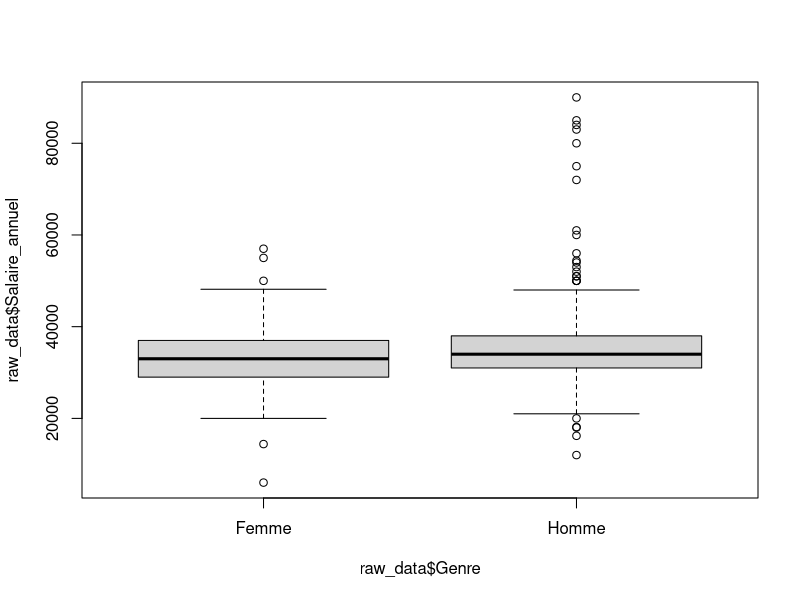
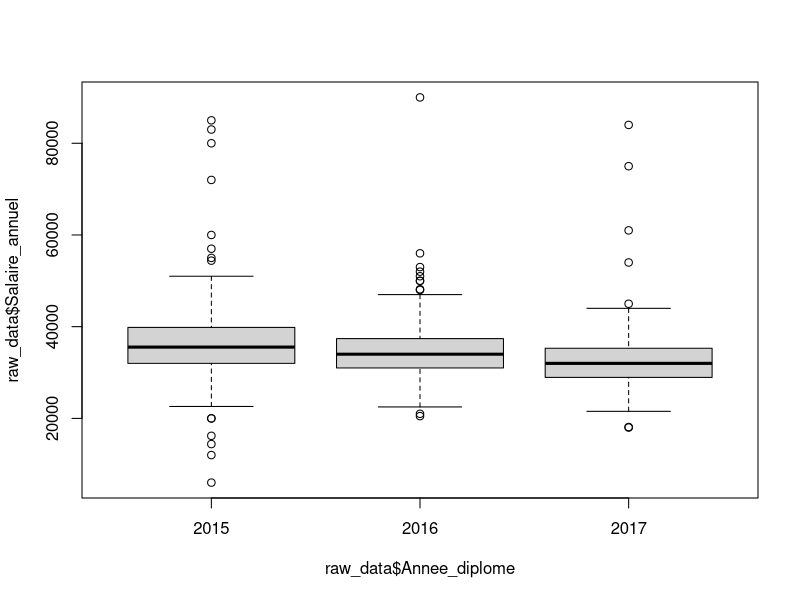
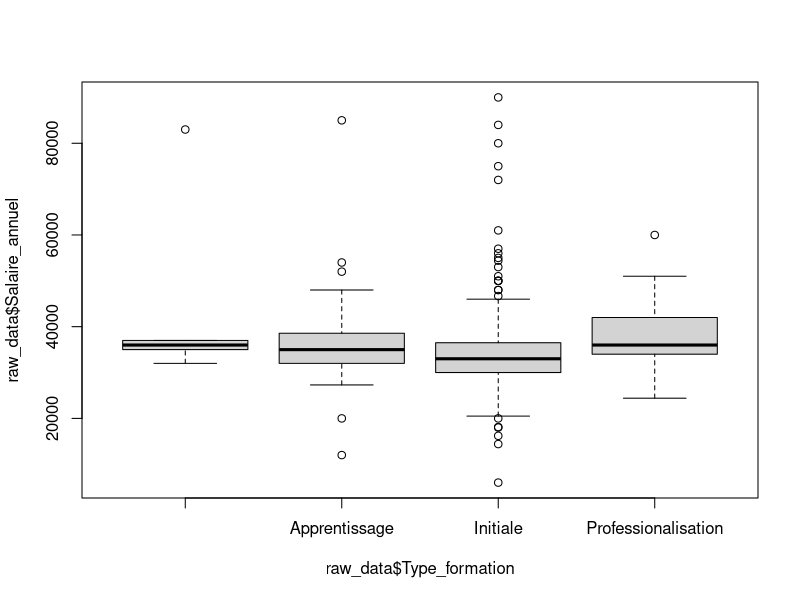
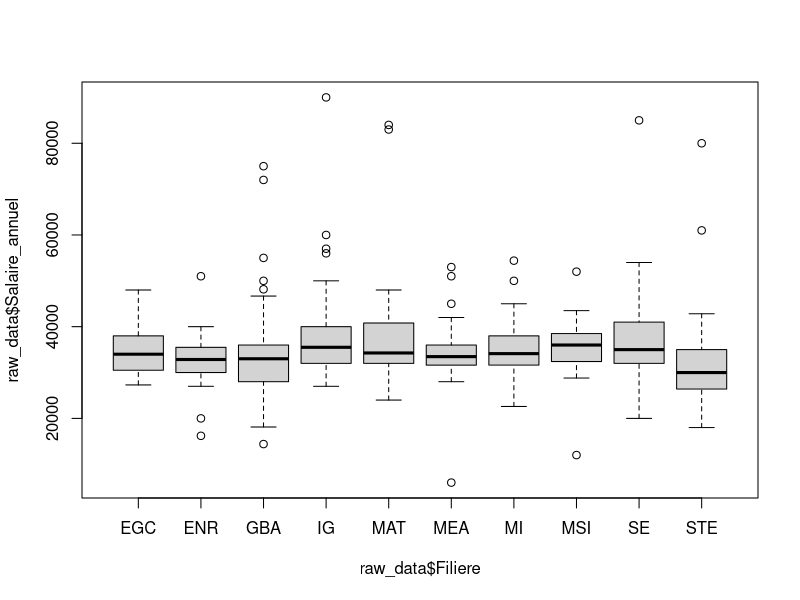
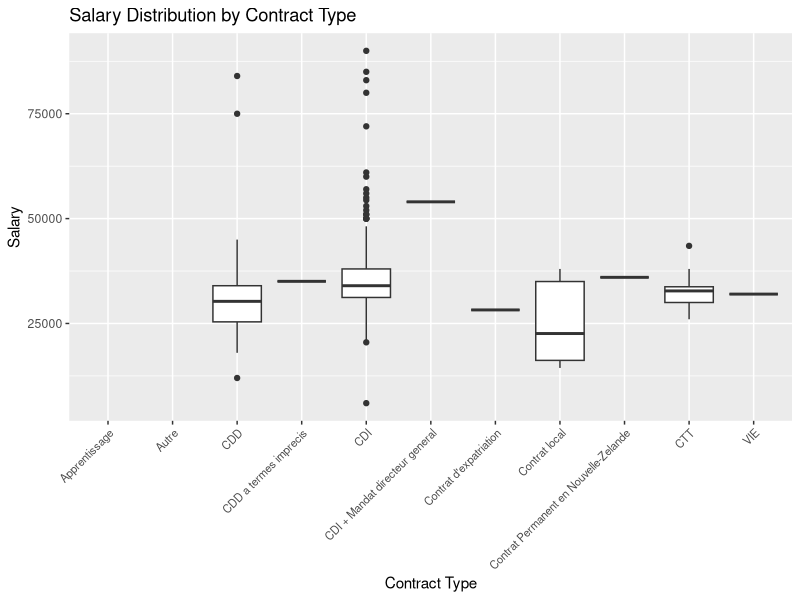
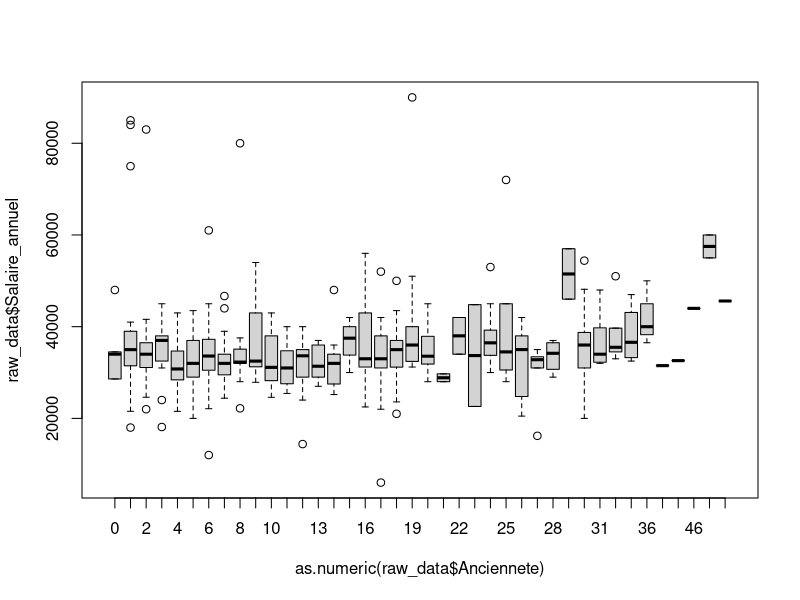
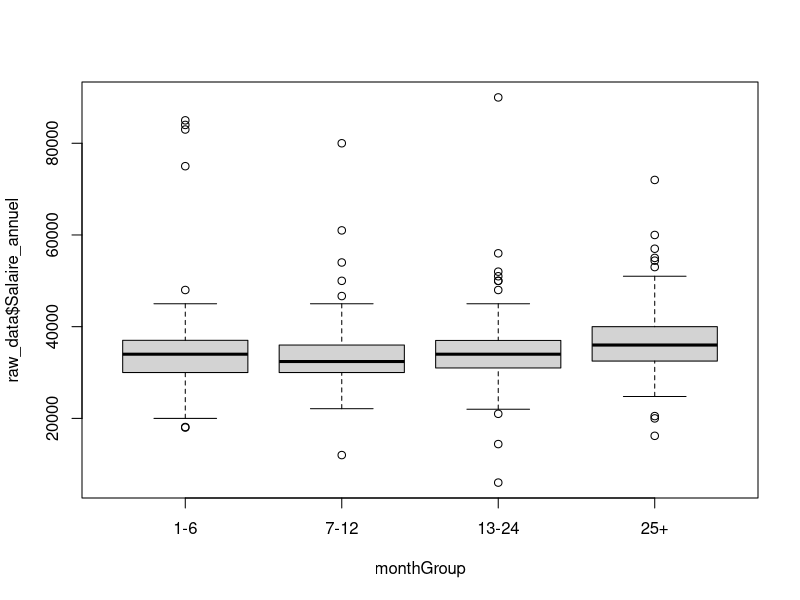
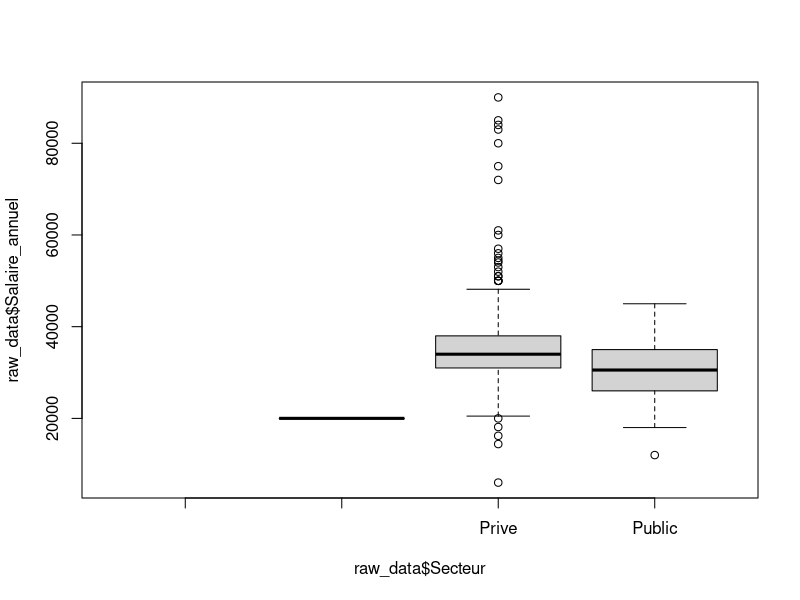

Recreate these plots in R, in order. (Note: this script raises an error after producing the figures.)
## ---- chunk 1
if (!requireNamespace("ggplot2", quietly = TRUE)) {
  install.packages("ggplot2")
}
library(ggplot2)
## ---- chunk 2
# Trying ISO-8859-1
raw_data <- read.csv("data/data_2018.csv", sep = ";")
## ---- chunk 3
# Lists specifying which columns to convert to factors and numeric
factor_cols <- c("Date", "Identifiant", "Genre", "Annee_diplome","Type_formation","Filiere","Situation","Secteur","Nature_contrat", "France","Region", "Pays", "Taille_entreprise", "Nom_entreprise", "Departement", "Intitule_poste", "Secteur_activite")
numeric_cols <- c("Anciennete", "Salaire_annuel", "Responsabilite_hierarchique", "Responsabilite_budget", "Responsabilite_equipe", "Responsabilite_projet", "Satisfaction_globale", "Saitisfaction_relations", "Satisfaction_salaire", "Satisfaction_autonomie", "Satisfaction_localisation")

# Convert columns to factors
raw_data[factor_cols] <- lapply(raw_data[factor_cols], as.factor)

# Convert columns to numeric
raw_data[numeric_cols] <- lapply(raw_data[numeric_cols], as.numeric)
## ---- chunk 4
remove_rows_by_value <- function(data, column_name, value_to_remove) {
  data_filtered <- subset(data, !(data[[column_name]] == value_to_remove))
  return(data_filtered)
}
## ---- chunk 5
boxplot(raw_data$Salaire_annuel ~ raw_data$Genre)
## ---- chunk 6
boxplot(raw_data$Salaire_annuel ~ raw_data$Annee_diplome)
## ---- chunk 7
boxplot(raw_data$Salaire_annuel ~ raw_data$Type_formation)
## ---- chunk 8
boxplot(raw_data$Salaire_annuel ~ raw_data$Filiere)
## ---- chunk 9
filtered_data <- remove_rows_by_value(raw_data, "Situation", "En recherche emploi")
filtered_data <- remove_rows_by_value(filtered_data, "Situation", "En poursuite d'études (hors thèse) / en formation")
filtered_data <- remove_rows_by_value(filtered_data, "Situation", "These")
filtered_data <- remove_rows_by_value(filtered_data, "Situation", "Sans activité") 
filtered_data <- remove_rows_by_value(filtered_data, "Situation", "Volontariat")
filtered_data <- remove_rows_by_value(filtered_data, "Situation", "En création d'entreprise /reprise d'entreprise")
filtered_data <- remove_rows_by_value(filtered_data, "Situation", "Etudes")

activite_data <- filtered_data
## ---- chunk 10


# Filtrage de certains contrat peu représentatif
filtered_data <- remove_rows_by_value(activite_data, "Nature_contrat", "Service à la personne (cours particulier de mathématiques via Acadomia)")
filtered_data <- remove_rows_by_value(filtered_data, "Nature_contrat", "")

ggplot(filtered_data, aes(x = Nature_contrat, y = Salaire_annuel)) +
  geom_boxplot() +
  theme(axis.text.x = element_text(angle = 45, hjust = 1, size = 8)) +
  labs(title = "Salary Distribution by Contract Type", x = "Contract Type", y = "Salary")

## ---- chunk 11



ordered_data <- raw_data[order(as.numeric(raw_data$Anciennete)), ]

boxplot(raw_data$Salaire_annuel ~ as.numeric(raw_data$Anciennete), data = ordered_data)
## ---- chunk 12
monthGroup <- cut(as.numeric(raw_data$Anciennete),
                               breaks = c(0, 6, 12, 24, Inf),
                               labels = c("1-6", "7-12", "13-24", "25+"),
                               right = FALSE)


boxplot(raw_data$Salaire_annuel ~ monthGroup, data = raw_data)
## ---- chunk 13
boxplot(raw_data$Salaire_annuel ~ raw_data$Secteur)

## ---- chunk 14
boxplot(raw_data$Salaire_annuel ~ raw_data$Responsabilite_hierarchique)

## ---- chunk 15
boxplot(raw_data$Salaire_annuel ~ raw_data$France)
## ---- chunk 16
raw_data_filtered <- raw_data[complete.cases(raw_data$Pays) & raw_data$Pays != "" & !grepl("^\\s*$", raw_data$Pays) & !is.na(raw_data$Salaire_annuel), ]


median_salaries <- tapply(raw_data_filtered$Salaire_annuel, raw_data_filtered$Pays, median)
median_order <- names(sort(median_salaries))

emploiFactor <- factor(raw_data_filtered$Pays, levels = median_order)



ggplot(raw_data_filtered, aes(x = emploiFactor, y = Salaire_annuel)) +
  geom_boxplot(na.rm = TRUE) +
  theme(axis.text.x = element_text(angle = 45, hjust = 1, size = 8)) +
  labs(title = "Salary Distribution by Country", x = "Country", y = "Salary")
## ---- chunk 17
# Remove rows with non-finite values in Salaire_annuel
raw_data <- raw_data[!is.na(raw_data$Salaire_annuel) & is.finite(raw_data$Salaire_annuel), ]

# Remove rows with non-finite values in other numeric columns if needed
# raw_data <- raw_data[complete.cases(raw_data[, numeric_cols]), ]


ordered_regions <- names(sort(tapply(raw_data$Salaire_annuel, raw_data$Region, median)))


# Plotting the distribution of salaries based on region
ggplot(raw_data, aes(x = Region, y = Salaire_annuel)) +
  geom_boxplot() +
  theme(axis.text.x = element_text(angle = 45, hjust = 1)) +
  scale_x_discrete(limits = ordered_regions)+
  labs(title = "Distribution des salaires en fonction de la région",
       x = "Région",
       y = "Salaire Annuel")

## ---- chunk 18
# Order the regions based on the median salary
ordered_departments <- names(sort(tapply(raw_data$Salaire_annuel, raw_data$Departement, median)))

# Select the top 10 departments
top_10_departments <- head(ordered_departments, 10)

# Plotting the distribution of salaries based on region with ordered x-axis
ggplot(raw_data, aes(x = reorder(Departement, Salaire_annuel, FUN = median), y = Salaire_annuel)) +
  geom_boxplot() +
  labs(title = "Distribution des salaires en fonction du département",
       x = "Région",
       y = "Salaire Annuel") +
  theme_minimal() +
  theme(axis.text.x = element_text(angle = 45, hjust = 1)) +
  scale_x_discrete(limits = top_10_departments)


## ---- chunk 19
# Trying ISO-8859-1
raw_data <- read.csv("data/data_2019.csv", sep = ";", fileEncoding = "UTF-8")
## ---- chunk 20
# Lists specifying which columns to convert to factors and numeric
factor_cols <- c("Date", "identifiant", "Genre", "Annee_diplome","Type_formation","Filiere","Situation","Secteur","Nature_contrat", "France","Region", "Pays", "Taille_entreprise", "Nom_entreprise", "Departement", "Intitule_poste", "Secteur_activite")
numeric_cols <- c("Anciennete", "Salaire_annuel", "Responsabilite_hierarchique", "Responsabilite_budget", "Responsabilite_equipe", "Responsabilite_projet", "Satisfaction_globale", "Saitisfaction_relations", "Satisfaction_salaire", "Satisfaction_autonomie", "Satisfaction_localisation")

# Convert columns to factors
raw_data[factor_cols] <- lapply(raw_data[factor_cols], as.factor)

# Convert columns to numeric
raw_data[numeric_cols] <- lapply(raw_data[numeric_cols], as.numeric)
## ---- chunk 21
remove_rows_by_value <- function(data, column_name, value_to_remove) {
  data_filtered <- subset(data, !(data[[column_name]] == value_to_remove))
  return(data_filtered)
}
## ---- chunk 22
boxplot(raw_data$Salaire_annuel ~ raw_data$Genre)
## ---- chunk 23
boxplot(raw_data$Salaire_annuel ~ raw_data$Annee_diplome)
## ---- chunk 24
boxplot(raw_data$Salaire_annuel ~ raw_data$Type_formation)
## ---- chunk 25
boxplot(raw_data$Salaire_annuel ~ raw_data$Filiere)
## ---- chunk 26
filtered_data <- remove_rows_by_value(raw_data, "Situation", "En recherche emploi")
filtered_data <- remove_rows_by_value(filtered_data, "Situation", "En poursuite d'études (hors thèse) / en formation")
filtered_data <- remove_rows_by_value(filtered_data, "Situation", "These")
filtered_data <- remove_rows_by_value(filtered_data, "Situation", "Sans activité") 
filtered_data <- remove_rows_by_value(filtered_data, "Situation", "Volontariat")
filtered_data <- remove_rows_by_value(filtered_data, "Situation", "En création d'entreprise /reprise d'entreprise")
filtered_data <- remove_rows_by_value(filtered_data, "Situation", "Etudes")

activite_data <- filtered_data
## ---- chunk 27


# Filtrage de certains contrat peu représentatif
filtered_data <- remove_rows_by_value(activite_data, "Nature_contrat", "Service à la personne (cours particulier de mathématiques via Acadomia)")
filtered_data <- remove_rows_by_value(filtered_data, "Nature_contrat", "")

ggplot(filtered_data, aes(x = Nature_contrat, y = Salaire_annuel)) +
  geom_boxplot() +
  theme(axis.text.x = element_text(angle = 45, hjust = 1, size = 8)) +
  labs(title = "Salary Distribution by Contract Type", x = "Contract Type", y = "Salary")

## ---- chunk 28



ordered_data <- raw_data[order(as.numeric(raw_data$Anciennete)), ]

boxplot(raw_data$Salaire_annuel ~ as.numeric(raw_data$Anciennete), data = ordered_data)
## ---- chunk 29
monthGroup <- cut(as.numeric(raw_data$Anciennete),
                               breaks = c(0, 6, 12, 24, Inf),
                               labels = c("1-6", "7-12", "13-24", "25+"),
                               right = FALSE)


boxplot(raw_data$Salaire_annuel ~ monthGroup, data = raw_data)
## ---- chunk 30
boxplot(raw_data$Salaire_annuel ~ raw_data$France)
## ---- chunk 31
raw_data_filtered <- raw_data[complete.cases(raw_data$Pays) & raw_data$Pays != "" & !grepl("^\\s*$", raw_data$Pays) & !is.na(raw_data$Salaire_annuel), ]


median_salaries <- tapply(raw_data_filtered$Salaire_annuel, raw_data_filtered$Pays, median)
median_order <- names(sort(median_salaries))

emploiFactor <- factor(raw_data_filtered$Pays, levels = median_order)



ggplot(raw_data_filtered, aes(x = emploiFactor, y = Salaire_annuel)) +
  geom_boxplot(na.rm = TRUE) +
  theme(axis.text.x = element_text(angle = 45, hjust = 1, size = 8)) +
  labs(title = "Salary Distribution by Country", x = "Country", y = "Salary")
## ---- chunk 32
# Remove rows with non-finite values in Salaire_annuel
raw_data <- raw_data[!is.na(raw_data$Salaire_annuel) & is.finite(raw_data$Salaire_annuel), ]

# Remove rows with non-finite values in other numeric columns if needed
# raw_data <- raw_data[complete.cases(raw_data[, numeric_cols]), ]


ordered_regions <- names(sort(tapply(raw_data$Salaire_annuel, raw_data$Region, median)))


# Plotting the distribution of salaries based on region
ggplot(raw_data, aes(x = Region, y = Salaire_annuel)) +
  geom_boxplot() +
  theme(axis.text.x = element_text(angle = 45, hjust = 1)) +
  scale_x_discrete(limits = ordered_regions)+
  labs(title = "Distribution des salaires en fonction de la région",
       x = "Région",
       y = "Salaire Annuel")

## ---- chunk 33
# Trying ISO-8859-1
raw_data <- read.csv("data/data_2020.csv", sep = ";")
## ---- chunk 34
# Lists specifying which columns to convert to factors and numeric
factor_cols <- c("Date", "identifiant", "Genre", "Annee_diplome","Type_formation","Filiere","Situation","Secteur","Nature_contrat", "France","Region", "Pays", "Taille_entreprise", "Nom_entreprise", "Departement", "Intitule_poste", "Secteur_activite")
numeric_cols <- c("Anciennete", "Salaire_annuel", "Responsabilite_hierarchique", "Responsabilite_budget", "Responsabilite_equipe", "Responsabilite_projet", "Satisfaction_globale", "Saitisfaction_relations", "Satisfaction_salaire", "Satisfaction_autonomie", "Satisfaction_localisation")

# Convert columns to factors
raw_data[factor_cols] <- lapply(raw_data[factor_cols], as.factor)

# Convert columns to numeric
raw_data[numeric_cols] <- lapply(raw_data[numeric_cols], as.numeric)
## ---- chunk 35
remove_rows_by_value <- function(data, column_name, value_to_remove) {
  data_filtered <- subset(data, !(data[[column_name]] == value_to_remove))
  return(data_filtered)
}
## ---- chunk 36
boxplot(raw_data$Salaire_annuel ~ raw_data$Genre)
## ---- chunk 37
boxplot(raw_data$Salaire_annuel ~ raw_data$Annee_diplome)
## ---- chunk 38
boxplot(raw_data$Salaire_annuel ~ raw_data$Type_formation)
## ---- chunk 39
boxplot(raw_data$Salaire_annuel ~ raw_data$Filiere)
## ---- chunk 40
filtered_data <- remove_rows_by_value(raw_data, "Situation", "En recherche emploi")
filtered_data <- remove_rows_by_value(filtered_data, "Situation", "En poursuite d'études (hors thèse) / en formation")
filtered_data <- remove_rows_by_value(filtered_data, "Situation", "These")
filtered_data <- remove_rows_by_value(filtered_data, "Situation", "Sans activité") 
filtered_data <- remove_rows_by_value(filtered_data, "Situation", "Volontariat")
filtered_data <- remove_rows_by_value(filtered_data, "Situation", "En création d'entreprise /reprise d'entreprise")
filtered_data <- remove_rows_by_value(filtered_data, "Situation", "Etudes")

activite_data <- filtered_data
## ---- chunk 41
# Filtrage de certains contrat peu représentatif
filtered_data <- remove_rows_by_value(activite_data, "Nature_contrat", "Service à la personne (cours particulier de mathématiques via Acadomia)")
filtered_data <- remove_rows_by_value(filtered_data, "Nature_contrat", "")

ggplot(filtered_data, aes(x = Nature_contrat, y = Salaire_annuel)) +
  geom_boxplot() +
  theme(axis.text.x = element_text(angle = 45, hjust = 1, size = 8)) +
  labs(title = "Salary Distribution by Contract Type", x = "Contract Type", y = "Salary")
## ---- chunk 42

ordered_data <- raw_data[order(as.numeric(raw_data$Anciennete)), ]

boxplot(raw_data$Salaire_annuel ~ as.numeric(raw_data$Anciennete), data = ordered_data)
## ---- chunk 43
monthGroup <- cut(as.numeric(raw_data$Anciennete),
                               breaks = c(0, 6, 12, 24, Inf),
                               labels = c("1-6", "7-12", "13-24", "25+"),
                               right = FALSE)


boxplot(raw_data$Salaire_annuel ~ monthGroup, data = raw_data)
## ---- chunk 44
boxplot(raw_data$Salaire_annuel ~ raw_data$France)
## ---- chunk 45
raw_data_filtered <- raw_data[complete.cases(raw_data$Pays) & raw_data$Pays != "" & !grepl("^\\s*$", raw_data$Pays) & !is.na(raw_data$Salaire_annuel), ]


median_salaries <- tapply(raw_data_filtered$Salaire_annuel, raw_data_filtered$Pays, median)
median_order <- names(sort(median_salaries))

emploiFactor <- factor(raw_data_filtered$Pays, levels = median_order)



ggplot(raw_data_filtered, aes(x = emploiFactor, y = Salaire_annuel)) +
  geom_boxplot(na.rm = TRUE) +
  theme(axis.text.x = element_text(angle = 45, hjust = 1, size = 8)) +
  labs(title = "Salary Distribution by Country", x = "Country", y = "Salary")
## ---- chunk 46
# Trying ISO-8859-1
raw_data <- read.csv("data/data_2022.csv", sep = ",", fileEncoding = "UTF-8")
## ---- chunk 47
# Lists specifying which columns to convert to factors and numeric
factor_cols <- c("Date", "Identifiant", "Genre", "Annee_diplome","Type_formation","Filiere","Situation_actuelle","Secteur","Nature_contrat", "Pays","Region", "Pays_etranger", "Taille_entreprise", "Nom_entreprise", "Departement", "Intitule_poste", "Secteur_activite")
numeric_cols <- c("Anciennete","Salaire_annuel_brut", "Salaire_annuel_brut_primes", "Responsabilite_hierarchique", "Responsabilite_budget", "Responsabilite_equipe", "Responsabilite_projet", "Satisfaction_globale", "Saitisfaction_relations", "Satisfaction_salaire","Satisfaction_condition_travail", "Satisfaction_autonomie", "Satisfaction_localisation")

# Convert columns to factors
raw_data[factor_cols] <- lapply(raw_data[factor_cols], as.factor)

# Convert columns to numeric
raw_data[numeric_cols] <- lapply(raw_data[numeric_cols], as.numeric)
## ---- chunk 48
remove_rows_by_value <- function(data, column_name, value_to_remove) {
  data_filtered <- subset(data, !(data[[column_name]] == value_to_remove))
  return(data_filtered)
}
## ---- chunk 49
boxplot(raw_data$Salaire_annuel_brut_primes ~ raw_data$Genre)
## ---- chunk 50
boxplot(raw_data$Salaire_annuel_brut_primes~ raw_data$Annee_diplome)
## ---- chunk 51
boxplot(raw_data$Salaire_annuel_brut_primes ~ raw_data$Type_formation)
## ---- chunk 52
boxplot(raw_data$Salaire_annuel_brut_primes ~ raw_data$Filiere)
## ---- chunk 53
filtered_data <- remove_rows_by_value(raw_data, "Situation", "En recherche emploi")
filtered_data <- remove_rows_by_value(filtered_data, "Situation", "En poursuite d'études (hors thèse) / en formation")
filtered_data <- remove_rows_by_value(filtered_data, "Situation", "These")
filtered_data <- remove_rows_by_value(filtered_data, "Situation", "Sans activité") 
filtered_data <- remove_rows_by_value(filtered_data, "Situation", "Volontariat")
filtered_data <- remove_rows_by_value(filtered_data, "Situation", "En création d'entreprise /reprise d'entreprise")
filtered_data <- remove_rows_by_value(filtered_data, "Situation", "Etudes")

activite_data <- filtered_data
## ---- chunk 54


# Filtrage de certains contrat peu représentatif
filtered_data <- remove_rows_by_value(activite_data, "Nature_contrat", "Service à la personne (cours particulier de mathématiques via Acadomia)")
filtered_data <- remove_rows_by_value(filtered_data, "Nature_contrat", "")

ggplot(filtered_data, aes(x = Nature_contrat, y = Salaire_annuel_brut_primes)) +
  geom_boxplot() +
  theme(axis.text.x = element_text(angle = 45, hjust = 1, size = 8)) +
  labs(title = "Salary Distribution by Contract Type", x = "Contract Type", y = "Salary")

## ---- chunk 55



ordered_data <- raw_data[order(as.numeric(raw_data$Anciennete)), ]

boxplot(raw_data$Salaire_annuel_brut_primes ~ as.numeric(raw_data$Anciennete), data = ordered_data)
## ---- chunk 56
monthGroup <- cut(as.numeric(raw_data$Anciennete),
                               breaks = c(0, 6, 12, 24, Inf),
                               labels = c("1-6", "7-12", "13-24", "25+"),
                               right = FALSE)


boxplot(raw_data$Salaire_annuel_brut_primes ~ monthGroup, data = raw_data)
## ---- chunk 57
boxplot(raw_data$Salaire_annuel_brut_primes ~ raw_data$Pays)
## ---- chunk 58
raw_data_filtered <- raw_data[complete.cases(raw_data$Pays) & raw_data$Pays != "" & !grepl("^\\s*$", raw_data$Pays) & !is.na(raw_data$Salaire_annuel), ]


median_salaries <- tapply(raw_data_filtered$Salaire_annuel_brut_primes, raw_data_filtered$Pays, median)
median_order <- names(sort(median_salaries))

emploiFactor <- factor(raw_data_filtered$Pays, levels = median_order)



ggplot(raw_data_filtered, aes(x = emploiFactor, y = Salaire_annuel_brut_primes)) +
  geom_boxplot(na.rm = TRUE) +
  theme(axis.text.x = element_text(angle = 45, hjust = 1, size = 8)) +
  labs(title = "Salary Distribution by Country", x = "Country", y = "Salary")
## ---- chunk 59
# Trying ISO-8859-1
raw_data <- read.csv("data/data_2023.csv", sep = ",", fileEncoding = "UTF-8")
## ---- chunk 60
# Lists specifying which columns to convert to factors and numeric
factor_cols <- c("Date", "Identifiant", "Genre", "Annee_diplome","Type_formation","Filiere","Situation_actuelle","Secteur","Nature_contrat", "Pays","Region", "Pays_etranger", "Taille_entreprise", "Nom_entreprise", "Departement", "Intitule_poste", "Secteur_activite")
numeric_cols <- c("Anciennete","Salaire_annuel_brut", "Salaire_annuel_brut_primes", "Responsabilite_hierarchique", "Responsabilite_budget", "Responsabilite_equipe", "Responsabilite_projet", "Satisfaction_globale", "Saitisfaction_relations", "Satisfaction_salaire","Satisfaction_condition_travail", "Satisfaction_autonomie", "Satisfaction_localisation")

# Convert columns to factors
raw_data[factor_cols] <- lapply(raw_data[factor_cols], as.factor)

# Convert columns to numeric
raw_data[numeric_cols] <- sapply(raw_data[numeric_cols], as.numeric)
## ---- chunk 61
remove_rows_by_value <- function(data, column_name, value_to_remove) {
  data_filtered <- subset(data, !(data[[column_name]] == value_to_remove))
  return(data_filtered)
}
## ---- chunk 62
boxplot(raw_data$Salaire_annuel_brut_primes ~ raw_data$Genre)
## ---- chunk 63
boxplot(raw_data$Salaire_annuel_brut_primes~ raw_data$Annee_diplome)
## ---- chunk 64
boxplot(raw_data$Salaire_annuel_brut_primes ~ raw_data$Type_formation)
## ---- chunk 65
boxplot(raw_data$Salaire_annuel_brut_primes ~ raw_data$Filiere)
## ---- chunk 66
filtered_data <- remove_rows_by_value(raw_data, "Situation", "En recherche emploi")
filtered_data <- remove_rows_by_value(filtered_data, "Situation", "En poursuite d'études (hors thèse) / en formation")
filtered_data <- remove_rows_by_value(filtered_data, "Situation", "These")
filtered_data <- remove_rows_by_value(filtered_data, "Situation", "Sans activité") 
filtered_data <- remove_rows_by_value(filtered_data, "Situation", "Volontariat")
filtered_data <- remove_rows_by_value(filtered_data, "Situation", "En création d'entreprise /reprise d'entreprise")
filtered_data <- remove_rows_by_value(filtered_data, "Situation", "Etudes")

activite_data <- filtered_data
## ---- chunk 67


# Filtrage de certains contrat peu représentatif
filtered_data <- remove_rows_by_value(activite_data, "Nature_contrat", "Service à la personne (cours particulier de mathématiques via Acadomia)")
filtered_data <- remove_rows_by_value(filtered_data, "Nature_contrat", "")

ggplot(filtered_data, aes(x = Nature_contrat, y = Salaire_annuel_brut_primes)) +
  geom_boxplot() +
  theme(axis.text.x = element_text(angle = 45, hjust = 1, size = 8)) +
  labs(title = "Salary Distribution by Contract Type", x = "Contract Type", y = "Salary")

## ---- chunk 68



ordered_data <- raw_data[order(as.numeric(raw_data$Anciennete)), ]

boxplot(raw_data$Salaire_annuel_brut_primes ~ as.numeric(raw_data$Anciennete), data = ordered_data)
## ---- chunk 69
monthGroup <- cut(as.numeric(raw_data$Anciennete),
                               breaks = c(0, 6, 12, 24, Inf),
                               labels = c("1-6", "7-12", "13-24", "25+"),
                               right = FALSE)


boxplot(raw_data$Salaire_annuel_brut_primes ~ monthGroup, data = raw_data)
## ---- chunk 70
boxplot(raw_data$Salaire_annuel_brut_primes ~ raw_data$Pays)
## ---- chunk 71
boxplot(raw_data$Salaire_annuel ~ raw_data$Responsabilite_hierarchique)

## ---- chunk 72
raw_data_filtered <- raw_data[complete.cases(raw_data$Pays) & raw_data$Pays != "" & !grepl("^\\s*$", raw_data$Pays) & !is.na(raw_data$Salaire_annuel), ]


median_salaries <- tapply(raw_data_filtered$Salaire_annuel_brut_primes, raw_data_filtered$Pays, median)
median_order <- names(sort(median_salaries))

emploiFactor <- factor(raw_data_filtered$Pays, levels = median_order)



ggplot(raw_data_filtered, aes(x = emploiFactor, y = Salaire_annuel_brut_primes)) +
  geom_boxplot(na.rm = TRUE) +
  theme(axis.text.x = element_text(angle = 45, hjust = 1, size = 8)) +
  labs(title = "Salary Distribution by Country", x = "Country", y = "Salary")
## ---- chunk 73

# Charger la bibliothèque CA
library(ca)

# Convertir les variables en facteurs si elles ne le sont pas déjà
raw_data$Pays <- as.factor(raw_data$Pays)
raw_data$Nature_contrat <- as.factor(raw_data$Nature_contrat)
raw_data$Filiere <- as.factor(raw_data$Filiere)
raw_data$Type_formation <- as.factor(raw_data$Type_formation)
raw_data$Genre <- as.factor(raw_data$Genre)

# Sélectionner les variables pour l'AFCM
variables_afcm <- c("Pays", "Nature_contrat", "Filiere", "Type_formation", "Genre")

# Sous-ensemble des données avec les variables sélectionnées
afcm_data <- raw_data[variables_afcm]

# Supprimer les lignes avec des valeurs manquantes si nécessaire
afcm_data <- na.omit(afcm_data)

contingency_table <- table(afcm_data)

# Réaliser l'AFCM avec le package CA
#afcm_result <- ca(afcm_data)

# Afficher les résultats de l'AFCM
summary(contingency_table)


## ---- chunk 74
# Assuming raw_data is your data frame containing the relevant variables

# Convert categorical variables to factors if not done already
raw_data$Pays <- as.factor(raw_data$Pays)
raw_data$Nature_contrat <- as.factor(raw_data$Nature_contrat)
raw_data$Filiere <- as.factor(raw_data$Filiere)
raw_data$Type_formation <- as.factor(raw_data$Type_formation)
raw_data$Genre <- as.factor(raw_data$Genre)

# Create a linear model
reg_model <- lm(Salaire_annuel ~ Pays + Nature_contrat + Filiere + Type_formation + Genre, data = raw_data)

# Summary of the regression model
summary(reg_model)
